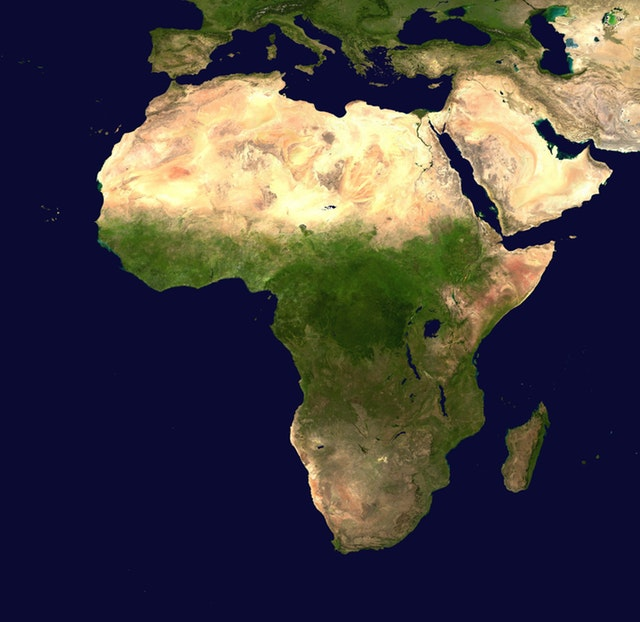
#> input picture Bolum_15_Numpy_Matplotlib/map.jpeg, 640 x 622 px
$ jupyter execute c12_image_channels.ipynb
#> lines starting #> are read from the running program, lines starting #| are printed output that depends on the picture
[cell 1]
import matplotlib.pyplot as plt
import cv2
import numpy as np

[cell 2]
path = "map.jpeg"

img = plt.imread(path)
#> img is the input picture: shape (622, 640, 3); mean R, G, B 68.6, 64, 66.4

plt.imshow(img)
plt.show()

[cell 3]
r = img[:,:,0]
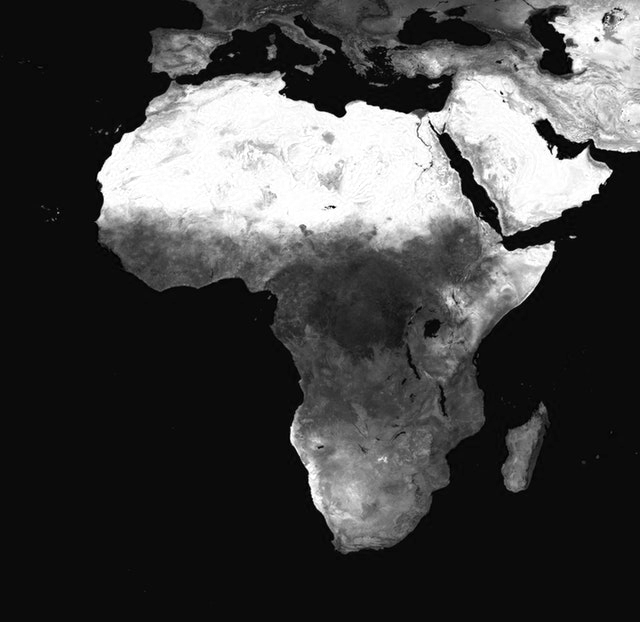
#> r: shape (622, 640); min 0, max 255, mean 68.6
g = img[:,:,1]
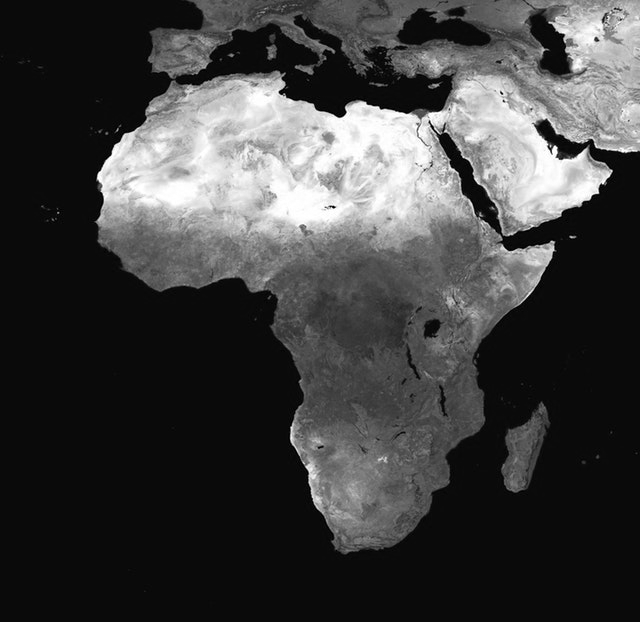
#> g: shape (622, 640); min 0, max 255, mean 64
b = img[:,:,2]
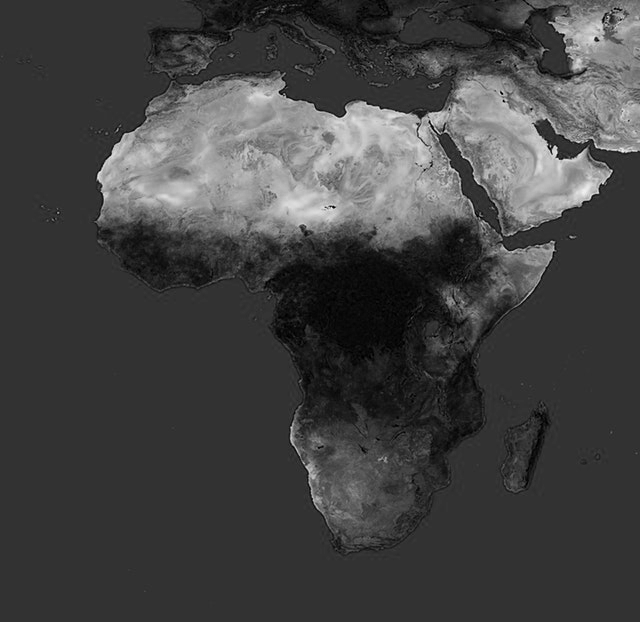
#> b: shape (622, 640); min 0, max 243, mean 66.4

output = [img, r, g, b]
titles = ["img","red","green","blue"]

for i in range(4):
    plt.subplot(2,2, i+1)
    plt.axis("off")
    plt.title(titles[i])

    if i == 0:
        plt.imshow(output[i])
    else:
        plt.imshow(output[i])
    plt.show()
